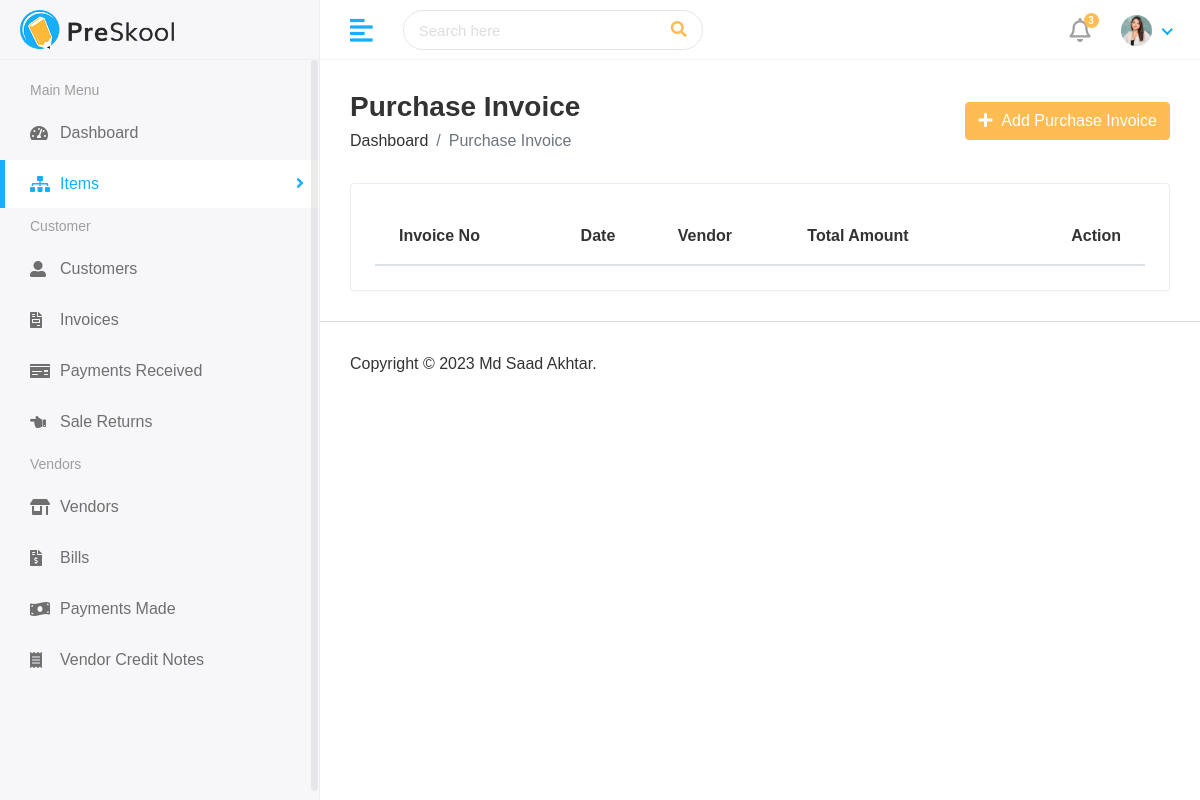
Before: /finance/view_purchase_invoices/ with the older database file.
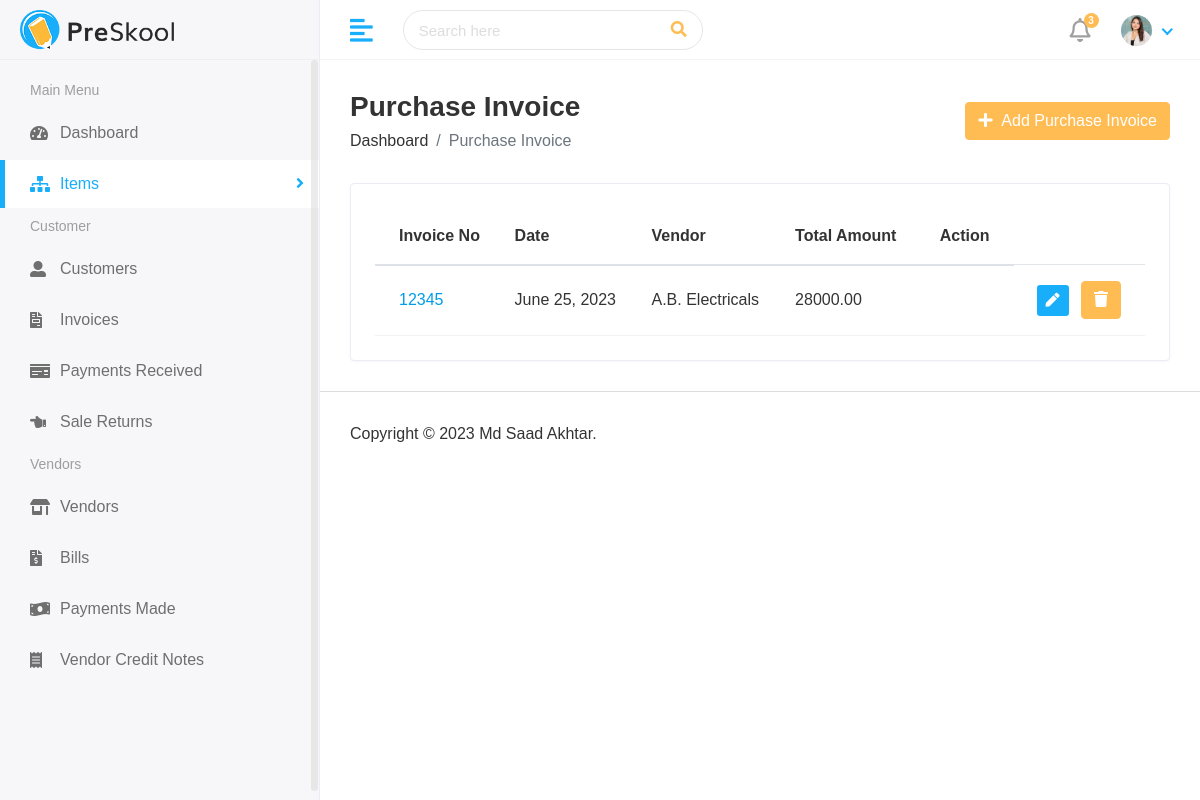
After: the same page with the newer database file.
### finance/models.py (models this page shows, shortened)
class PurchaseInvoice(models.Model):
    invoice_no = models.CharField(_("invoice_no"), max_length=50)
    vendor = models.ForeignKey(Vendor,on_delete=models.CASCADE)
    file_invoice = models.FileField(_("invoice_file"), upload_to="media/invoice_files")
    date = models.DateField(_("date"), auto_now=False, auto_now_add=False)
    total_taxable_amount = models.DecimalField(max_digits=10, decimal_places=2,null=True)
    total_tax_amount = models.DecimalField(max_digits=10, decimal_places=2,null=True)
    total_amount = models.DecimalField(max_digits=10, decimal_places=2)
    created_at = models.DateTimeField(auto_now_add=True,null = True)
    updated_at = models.DateTimeField(auto_now_add=True,null = True)

class Vendor(models.Model):
    name = models.CharField(_("name"), max_length=50)
    company = models.CharField(_("company"), max_length=50)
    email = models.EmailField(_("email"), max_length=254,null=True)
    phone = models.CharField(_("phone"), max_length=50)
    address = models.TextField()
    website = models.CharField(_("website"), max_length=50,null=True)
    gstin = models.CharField(_("gstin"), max_length=15,null=True)
    current_balance = models.DecimalField(max_digits=10, decimal_places=2,default=decimal.Decimal(0))
    created_at = models.DateTimeField(auto_now_add=True,null = True)
    updated_at = models.DateTimeField(auto_now_add=True,null = True)

### finance/vendor_views.py (the view)
# urls.py: path('view_purchase_invoices/',vendor_views.view_purchase_invoices,name="view_purchase_invoices"),
def view_purchase_invoices(request):
    purchase_invoices = PurchaseInvoice.objects.all()
    return render(request,"hod/view_purchase.html",{
        "purchase_invoices":purchase_invoices
    })

### finance/templates/hod/view_purchase.html (shortened to what this page needs)
{% extends 'base.html' %}
{% block content %}
<div class="main-wrapper">
  <div class="page-wrapper">
    <div class="content container-fluid">
      <div class="page-header">
        <div class="row align-items-center">
          <div class="col">
            <h3 class="page-title">Purchase Invoice</h3>
            <ul class="breadcrumb">
              <li class="breadcrumb-item">
                <a href="{% url 'finance_dashboard' %}">Dashboard</a>
              </li>
              <li class="breadcrumb-item active">Purchase Invoice</li>
            </ul>
          </div>
          <div class="col-auto text-right float-right ml-auto">
            <a href="{% url 'add_purchase_invoices' %}" class="btn btn-primary"
              ><i class="fas fa-plus"></i> &nbsp;Add Purchase Invoice
            </a>
          </div>
        </div>
      </div>
      <div class="row">
        <div class="col-sm-12">
          <div class="card card-table">
            <div class="card-body">
              <div class="table-responsive">
                <table id="table_id" class="table table-hover table-center mb-0">
                    <thead>
                      <tr>
                        <th>Invoice No</th>
                        <th>Date</th>
                        <th>Vendor</th>
                        <th>Total Amount</th>
                        <th class="text-right">Action</th>
                      </tr>
                    </thead>
                    <tbody>
                      {% for i in purchase_invoices %}
                      <tr>
                          <td><a href="{% url 'edit_purchase_invoice' i.id %}">{{i.invoice_no}}</a></td>
                        <td>{{i.date}}</td>
                        <td>{{i.vendor.company}}
                        </td>
                        <td colspan=2>{{i.total_amount}}</td>
                        <td class="text-right">
                          <div class="actions">
                            <a
                              href="{% url 'edit_customer' i.id %}"
                              class="btn btn-sm bg-success-light mr-2"
                            >
                              <i class="fas fa-pen"></i>
                            </a>
                            <button type="button" class="btn btn-primary" data-toggle="modal" data-target="#modal-{{i.id}}">
                              <i class="fa fa-trash" aria-hidden="true"></i>
                            </button>
                          </div>
                        </td>
                      </tr>
                      {% endfor %}
                    </tbody>
                  </table>
              </div>
            </div>
          </div>
        </div>
      </div>
    </div>
    {% endblock content %}

### finance/templates/base.html (shortened to what this page needs)
<!DOCTYPE html>
{% load static %}
<html lang="en">
<head>
    <link rel="stylesheet" href="{% static 'assets/plugins/bootstrap/css/bootstrap.min.css' %}">
    <link rel="stylesheet" href="{% static 'assets/plugins/fontawesome/css/fontawesome.min.css' %}">
    <link rel="stylesheet" href="{% static 'assets/plugins/fontawesome/css/all.min.css' %}">
    <link rel="stylesheet" href="{% static 'assets/plugins/datatables/datatables.min.css' %}">
    <link rel="stylesheet" href="{% static 'assets/css/style.css' %}">
</head>
<body>
    {% include "includes/header.html" %}
    {% include "includes/sidebar.html"  %}
    {% block content %}{% endblock content %}
    {% include "includes/footer.html"  %}
</body>
</html>

### finance/templates/includes/header.html (shortened to what this page needs)
{% load static %}
<div class="header">
    <div class="header-left">
       <a href="index.html" class="logo">
       <img src="{% static 'assets/img/logo.png' %}" alt="Logo">
       </a>
    </div>
    <a href="javascript:void(0);" id="toggle_btn">
    <i class="fas fa-align-left"></i>
    </a>
    <div class="top-nav-search">
       <form>
          <input type="text" class="form-control" placeholder="Search here">
          <button class="btn" type="submit"><i class="fas fa-search"></i></button>
       </form>
    </div>
    <ul class="nav user-menu">
       <li class="nav-item dropdown noti-dropdown">
          <a href="#" class="dropdown-toggle nav-link" data-toggle="dropdown">
          <i class="far fa-bell"></i> <span class="badge badge-pill">3</span>
          </a>
       </li>
       <li class="nav-item dropdown has-arrow">
          <a href="#" class="dropdown-toggle nav-link" data-toggle="dropdown">
          <span class="user-img"><img class="rounded-circle" src="assets/img/profiles/avatar-01.jpg" width="31" alt="Ryan Taylor"></span>
          </a>
       </li>
    </ul>
 </div>

### finance/templates/includes/sidebar.html (shortened to what this page needs)
<div class="sidebar" id="sidebar">
  <div class="sidebar-inner slimscroll">
    <div id="sidebar-menu" class="sidebar-menu">
      <ul>
        <li class="menu-title">
          <span>Main Menu</span>
        </li>
        <li>
          <a href="{% url 'finance_dashboard' %}"
            ><i class="fas fa-tachometer-alt"></i> <span>Dashboard</span></a
          >
        </li>
        <li class="submenu active">
          <a href="#" class="active subdrop"
            ><i class="fas fa-sitemap"></i> <span> Items</span>
            <span class="menu-arrow"></span
          ></a>
        </li>
        <li class="menu-title">
          <span>Customer</span>
        </li>
        <li>
          <a href="{% url 'view_customers' %}"
            ><i class="fas fa-user-alt"></i> <span>Customers</span></a
          >
        </li>
        <li>
          <a href="{% url 'view_invoices' %}"
            ><i class="fas fa-file-invoice"></i> <span>Invoices</span></a
          >
        </li>
        <li>
          <a href="{% url 'view_payments' %}"
            ><i class="fas fa-money-check"></i>
            <span>Payments Received</span></a
          >
        </li>
        <li>
          <a href="{% url 'view_salereturns' %}"><i class="fas fa-hand-point-left"></i> <span> Sale Returns</span></a>
        </li>
        <li class="menu-title">
          <span>Vendors</span>
        </li>
        <li>
          <a href="{% url 'view_vendors' %}"
            ><i class="fas fa-store-alt"></i> <span>Vendors</span></a
          >
        </li>
        <li>
          <a href="{% url 'view_purchase_invoices' %}"
            ><i class="fas fa-file-invoice-dollar"></i> <span>Bills</span></a
          >
        </li>
        <li>
          <a href="holiday.html"
            ><i class="fas fa-money-bill-wave"></i>
            <span>Payments Made</span></a
          >
        </li>
        <li>
          <a href="holiday.html"
            ><i class="fas fa-receipt"></i> <span>Vendor Credit Notes</span></a
          >
        </li>
      </ul>
    </div>
  </div>
</div>

### finance/templates/includes/footer.html
<footer>
    <p>Copyright © 2023 Md Saad Akhtar.</p>
 </footer>

Changed rows visible on the page:
added PurchaseInvoice: invoice_no "12345", date "June 25, 2023", vendor.company "A.B. Electricals", total_amount "28000.00"
